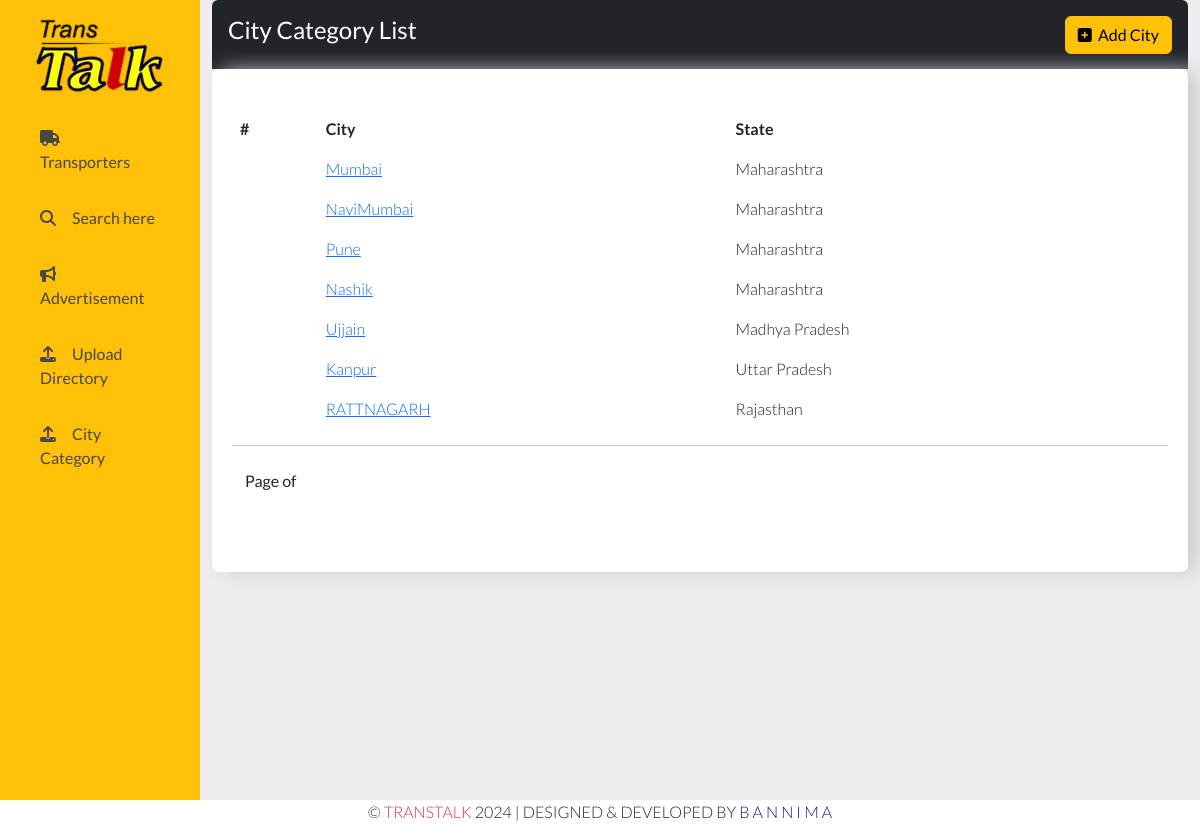
The app's page /city-service/ with its own data.
### vendor/models.py (models this page shows, shortened)
class StatesofCountryModel(models.Model):
    statename = models.CharField(max_length=100)
    state_abbreviation = models.CharField(max_length=5)
    cityname = models.CharField(max_length=100)
    city_abbreviation = models.CharField(max_length=100)
    category= models.ManyToManyField(ServiceModel, related_name= 'city_service_category')
    class Meta:
        db_table = "stateofcountry"

### vendor/views.py (the view)
# urls.py: path('city-service/', v.CityServiceCategoryView.as_view(), name="city-services"),
class CityServiceCategoryView(View):
    def get(self, request):
        queryset = StatesofCountryModel.objects.all()
        context = {'dataset':queryset}
        return render(request, 'citycategory.html', context)

### vendor/templates/citycategory.html (shortened to what this page needs)
{% extends 'home.html' %}
{% block content %}
<section>
    <div class="p-3 rounded-top fw-bold bg-dark">
        <h4 class="text-white">
            City Category List
            <span style="float: right;"><a href="{% url 'city-services-add' %}" class="btn btn-warning"> <i class="fa fa-plus-square" aria-hidden="true"></i>&nbsp; Add City </a></span>
        </h4>
    </div>
    <div class="custome-container">
            <table border="0" class="table table-borderless table-hover">
                <thead>
                    <tr>
                        <th>#</th>
                        <th>City</th>
                        <th>State</th>
                    </tr>
                </thead>
                <tbody>
                    {%for data in dataset%}
                    <tr>
                        <td></td>
                        <td>
                            <a href="{% url 'city-services-update' data.id %}">
                                {{data.cityname}}
                            </a>
                        </td>
                        <td>{{data.statename}}</td>
                    </tr>
                    {%endfor%}
                </tbody>
            </table>
            <hr>
            <div aria-label="...">
                <ul class="pagination">
                    <li class="page-item">
                        <p class="btn">Page {{dataset.number}} of {{dataset.paginator.num_pages}}</p>
                    </li>
                </ul>
            </div>
        </div>
</section>
{% endblock content %}

### records on screen
StatesofCountryModel: cityname "Mumbai", statename "Maharashtra"
StatesofCountryModel: cityname "NaviMumbai", statename "Maharashtra"
StatesofCountryModel: cityname "Pune", statename "Maharashtra"
StatesofCountryModel: cityname "Nashik", statename "Maharashtra"
StatesofCountryModel: cityname "Ujjain", statename "Madhya Pradesh"
StatesofCountryModel: cityname "Kanpur", statename "Uttar Pradesh"
StatesofCountryModel: cityname "RATTNAGARH", statename "Rajasthan"
